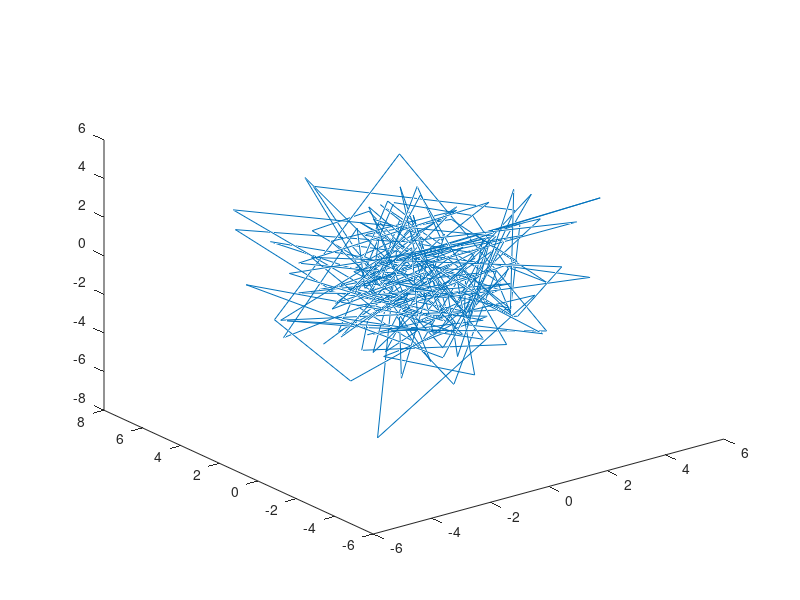

MATLAB code for this plot: (Note: this script raises an error after producing the figure.)
function SPH3D

%% The purpose of this code
%  Simulate the evolution of N body, according to this paper:
%  https://pmocz.github.io/manuscripts/pmocz_sph.pdf

%%
	% Simulation parameters
	N         = 200;    % Number of particles
	tEnd      = 60;     % time at which simulation ends
	dt        = 0.04;   % timestep
	M         = 2;      % star mass
	R         = 0.75;   % star radius
	h         = 0.1;    % smoothing length
	k         = 0.1;    % equation of state constant
	n         = 1;      % polytropic index
	nu        = 1;      % damping
	
    
    %initialization
    pos     = randn(N, 3)*2;
    vel     = zeros(size(pos));
    v_mhalf = zeros(size(pos));
    m       = M/n; %single particle mass
    Nt      = ceil(tEnd/dt); %number of timestep
    lambda  = 2*k*(1+n)*pi^(-3/(2*n)) * (M*gamma(5/2+n)/R^3/gamma(1+n))^(1/n)/R^2;
    
    %initialize accelerations
    rho = Cal_Density(pos, m, h);
    P   = k * rho.^(1+1/n);
    acc = Cal_Acc(pos, vel, m, rho, P, nu, lambda, h);
    
    %For a better quality of animation, we store all the position and
    %density info. to make animation later.
    POS = zeros(N, 3, Nt+1);
    RHO = zeros(N, Nt+1);
    
    %Store the initial values
    POS(:, :, 1) = pos;
    RHO(:, 1)    = rho;
    
    %Draw images on time

    ax = plot3(pos(:,1), pos(:,2), pos(:,3), 'MarkerFaceColor','#D9FFFF');
    ax.Marker = 'o';
    ax.Color = 'b';
    ax.LineStyle = 'none';
    axis([-30 30 -30 30 -30 30]);
    hold on 
    
    %Main loop: the leap-frog scheme
    for i = 1 : Nt
        v_phalf = v_mhalf + acc * dt;
        pos     = pos + v_phalf * dt;
        vel     = 0.5*(v_mhalf + v_phalf);
        v_mhalf = v_phalf;
        
        %update densities, pressures, accelerations
        rho = Cal_Density(pos, m, h);
        P   = k * rho.^(1+1/n);
        acc = Cal_Acc(pos, vel, m, rho, P, nu, lambda, h);
        
        %store info.
        POS(:, :, i+1) = pos;
        RHO(:, i+1) = rho;
        
        %scatter3(pos(:,1), pos(:,2), pos(:,3), [], rho)
         ax.XData = pos(:,1);
         ax.YData = pos(:,2);
         ax.ZData = pos(:,3);
        pause(0.01)
        
    end
    
    %Save data
    save('pos_info.mat', 'pos');
    save('rho_info.mat', 'rho')

end

%% Gaussian kernel and its gradient
function w= Kernel(rij, h)
    w = 1.0/(h*pi^(3/2)) * exp(-norm(rij)^2/h^2);
end

function dw = Grad_Kernel(rij, h)
    dw = -2.0/(h^5*pi^(3/2)) * exp(-norm(rij)^2/h^2) * rij;
end

%% Calculate density 
function rho = Cal_Density(pos, m, h)
    N = size(pos, 1);
    rho = zeros(N, 1);
    for i = 1 : N
        % initialize density with i = j contribution 
        rho(i) = m * Kernel(0, h);
        for j = i + 1 : N
        % calculate vector between two particles
            uij = pos(i, :) - pos(j, :);
            rho_ij = m * Kernel(uij, h);
            % add contribution to density
            rho(i) = rho(i) + rho_ij;
            rho(j) = rho(j) + rho_ij; 
        end
    end
end

%% Calculate acceleration
function a = Cal_Acc(pos, vel, m, rho, P, nu, lambda, h)
% initialize accelerations
    N = size(pos,1);
    a = zeros(N, 3); % add damping and gravity

    a = a - nu * vel + - lambda*pos; % repmat([0 0 -9.8*m], num_p, 1) ;

    % add pressure
    for i =1: N
        for j = i+1 : N
            % calculate vector between two particles
            uij = pos(i, :) - pos(j, :);

            % calculate acceleration due to pressure
            p_a = -m * (P(i)/rho(i)^2 + P(j)/rho(j)^2) * Grad_Kernel(uij, h);
            a(i, :) = a(i, :) + p_a;
            a(j, :) = a(j, :) - p_a;
        end
    end
end



